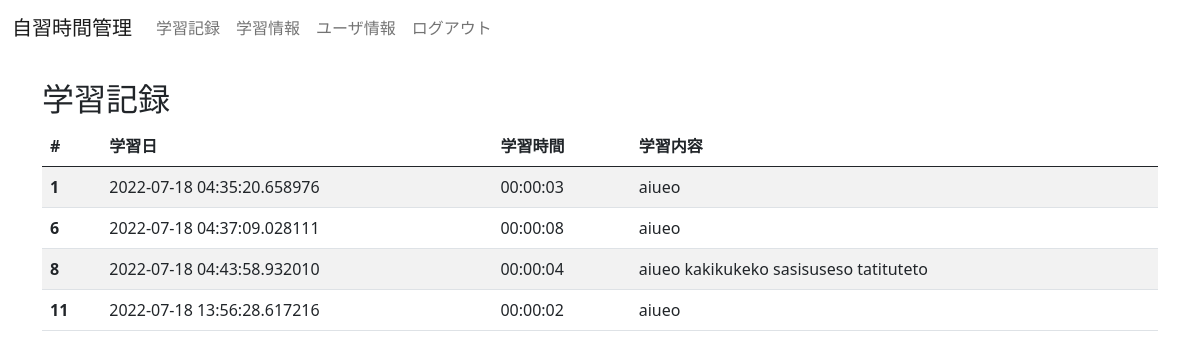
The app's page /lrecords (signed in) with its own data.
### models/learning_record.py (models this page shows)
class Learning_info(UserMixin, db.Model):
    __tablename__ = 'lrecord'
    id = db.Column(db.Integer, primary_key=True)  # システムで使う番号
    user_id = db.Column(db.String(255)) # システムで使う番号
    nowtime = db.Column(db.String(255))
    record = db.Column(db.String(255))
    created_at = db.Column(db.DateTime, nullable=False, default=datetime.now(tz=JST))  # 作成日時
    updated_at = db.Column(db.DateTime, nullable=False, default=datetime.now(tz=JST), onupdate=datetime.now)  # 更新日時

### views.py (the view)
@app.route('/lrecords')
@login_required
def learning_record():
    form_user_id = current_user.get_id()
    lrecords = Learning_info.query.filter(Learning_info.user_id==form_user_id)
    return render_template('/l_record.html', lrecords=lrecords)

### views.py (called while the page is built)
@app.login_manager.user_loader
def load_user(user_id):
    return User_info.query.get(user_id)

### templates/l_record.html
{% extends "layout.html" %}
{% block content %}
<div class="container mt-4">
    <h2>学習記録</h2>
    <table class="table table-striped">
        <thead>
            <tr>
              <th scope="col">#</th>
              <th scope="col">学習日</th>
              <th scope="col">学習時間</th>
              <th scope="col">学習内容</th>
            </tr>
          </thead>
          <tbody>
            {% for lrecord in lrecords %}
            <tr>
              <th scope="row">{{ lrecord.id }}</th>
              <td>{{ lrecord.created_at }}</td>
              <td>{{ lrecord.nowtime }}</td>
              <td>{{ lrecord.record }}</td>
            </tr>
            {% endfor %}
          </tbody>
    </table>
</div>
{% endblock %}

### static/css/style.css (style rules this page uses)
body { font-family: "游ゴシック", "YuGothic", "メイリオ", meiryo, sans-serif; }

### records on screen
Learning_info: id "1", created_at "2022-07-18 04:35:20.658976", nowtime "00:00:03", record "aiueo"
Learning_info: id "6", created_at "2022-07-18 04:37:09.028111", nowtime "00:00:08", record "aiueo"
Learning_info: id "8", created_at "2022-07-18 04:43:58.932010", nowtime "00:00:04", record "aiueo kakikukeko sasisuseso tatituteto"
Learning_info: id "11", created_at "2022-07-18 13:56:28.617216", nowtime "00:00:02", record "aiueo"
